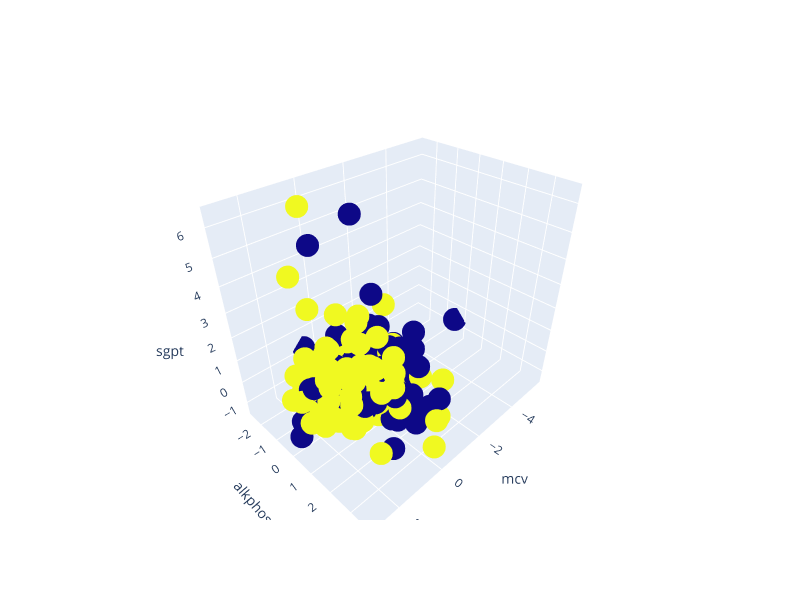
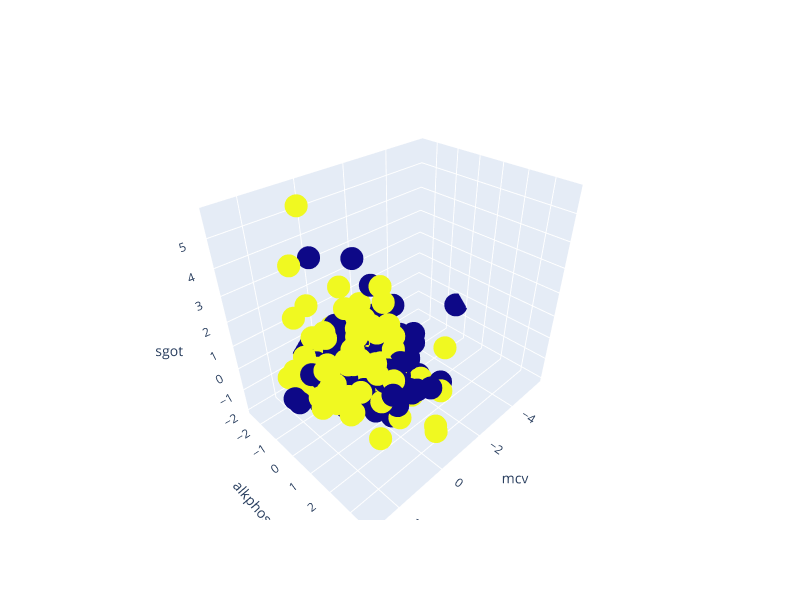
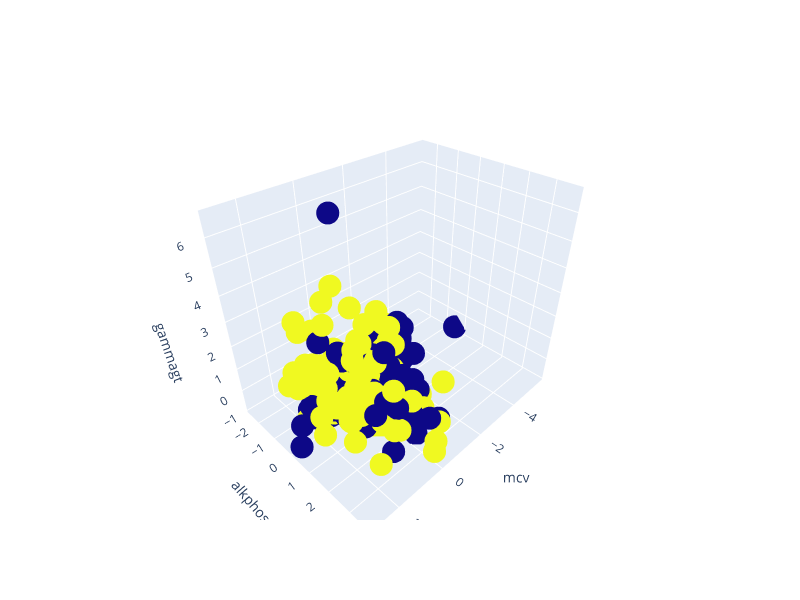
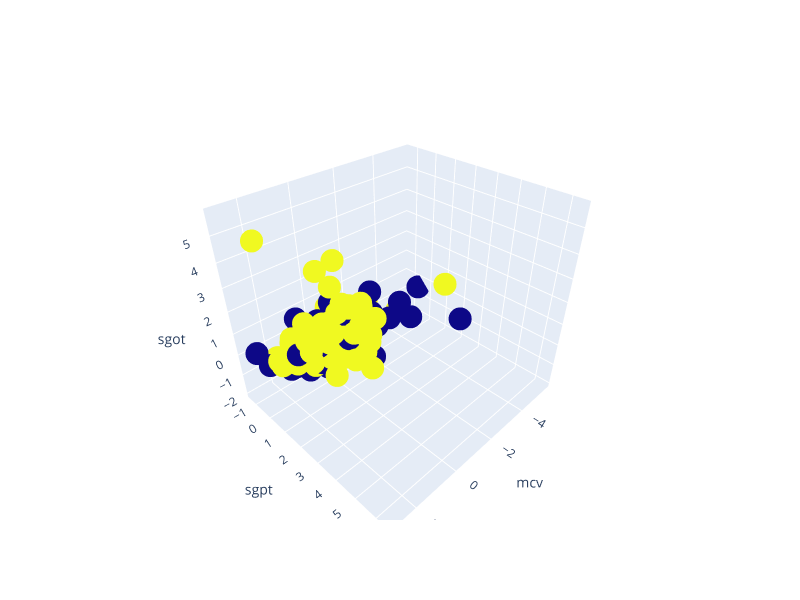

Notebook source saved alongside these figures, in order:
### Code cell
import matplotlib.pyplot as plt
from mpl_toolkits.mplot3d import Axes3D
import itertools
import plotly.graph_objects as go

# Get all combinations of three variables
vars_to_plot = ["mcv", "alkphos", "sgpt", "sgot", "gammagt"]
combinations = list(itertools.combinations(vars_to_plot, 3))[:6]

# Loop over all combinations
for i, combination in enumerate(combinations):
    # Create a figure
    fig = go.Figure()

    # Add a 3D scatter plot
    fig.add_trace(go.Scatter3d(
        x=data[combination[0]],
        y=data[combination[1]],
        z=data[combination[2]],
        mode='markers',
        marker=dict(color=data["drinks"])
    ))

    # Update the layout
    fig.update_layout(
        scene=dict(
            xaxis_title=combination[0],
            yaxis_title=combination[1],
            zaxis_title=combination[2]
        ),
        width=800,
        height=600
    )

    # Show the plot

    fig.show()

### Figure 1 — Plotly figure (JSON) as saved in the notebook; plotly's stock layout.template omitted (floating-point values rounded to 4 significant figures; data arrays with more than 128 entries replaced by an {"elided": "..."} marker saying what was removed)
{"data": [{"marker": {"color": {"elided": "345 int values"}}, "mode": "markers", "type": "scatter3d", "x": {"elided": "345 float values"}, "y": {"elided": "345 float values"}, "z": {"elided": "345 float values"}}], "layout": {"height": 600, "scene": {"xaxis": {"title": {"text": "mcv"}}, "yaxis": {"title": {"text": "alkphos"}}, "zaxis": {"title": {"text": "sgpt"}}}, "width": 800}}

### Figure 2 — Plotly figure (JSON) as saved in the notebook; plotly's stock layout.template omitted (floating-point values rounded to 4 significant figures; data arrays with more than 128 entries replaced by an {"elided": "..."} marker saying what was removed)
{"data": [{"marker": {"color": {"elided": "345 int values"}}, "mode": "markers", "type": "scatter3d", "x": {"elided": "345 float values"}, "y": {"elided": "345 float values"}, "z": {"elided": "345 float values"}}], "layout": {"height": 600, "scene": {"xaxis": {"title": {"text": "mcv"}}, "yaxis": {"title": {"text": "alkphos"}}, "zaxis": {"title": {"text": "sgot"}}}, "width": 800}}

### Figure 3 — Plotly figure (JSON) as saved in the notebook; plotly's stock layout.template omitted (floating-point values rounded to 4 significant figures; data arrays with more than 128 entries replaced by an {"elided": "..."} marker saying what was removed)
{"data": [{"marker": {"color": {"elided": "345 int values"}}, "mode": "markers", "type": "scatter3d", "x": {"elided": "345 float values"}, "y": {"elided": "345 float values"}, "z": {"elided": "345 float values"}}], "layout": {"height": 600, "scene": {"xaxis": {"title": {"text": "mcv"}}, "yaxis": {"title": {"text": "alkphos"}}, "zaxis": {"title": {"text": "gammagt"}}}, "width": 800}}

### Figure 4 — Plotly figure (JSON) as saved in the notebook; plotly's stock layout.template omitted (floating-point values rounded to 4 significant figures; data arrays with more than 128 entries replaced by an {"elided": "..."} marker saying what was removed)
{"data": [{"marker": {"color": {"elided": "345 int values"}}, "mode": "markers", "type": "scatter3d", "x": {"elided": "345 float values"}, "y": {"elided": "345 float values"}, "z": {"elided": "345 float values"}}], "layout": {"height": 600, "scene": {"xaxis": {"title": {"text": "mcv"}}, "yaxis": {"title": {"text": "sgpt"}}, "zaxis": {"title": {"text": "sgot"}}}, "width": 800}}
